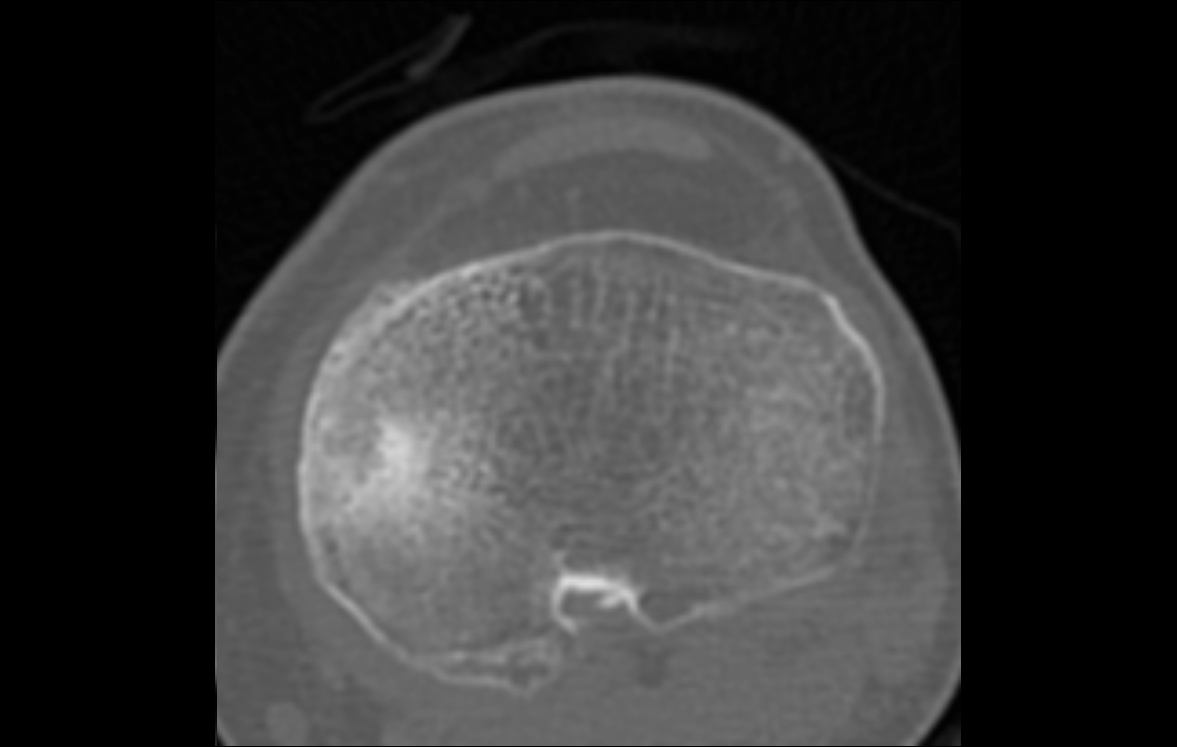
%> input picture code/tibia_UI/image processing/gray2density/gray.jpg, 1177 x 747 px
$ octave gray2density.m   (GNU Octave 9; MATLAB toolbox functions it lacks are replaced by stand-ins)
%> lines starting %> are read from the running program, lines starting %| are printed output that depends on the picture; in (x1, y1, x2, y2) boxes, pixels count from 0 and x2, y2 are one past the last pixel; in counts of white or black regions, pixels touching at a corner belong together; the program's own positions count from 1
clc;
clear all;

legendRGB = uint8([  0   0 193
    0  42 255
    0 241 255
    0 218  71
    127 229   0
    255 213   0
    255  97   0
    255  0    0
    193  0    0
    153  0    0]);
sampleRGB = imread('gray.jpg');
%> sampleRGB is the input picture: size 747x1177x3 uint8; min 0, max 222, mean 53.8
outputRGB = sampleRGB;
sampleGV = rgb2gray(sampleRGB);
figure(1);
imshow(sampleGV);
edge = edge(sampleGV,'roberts');
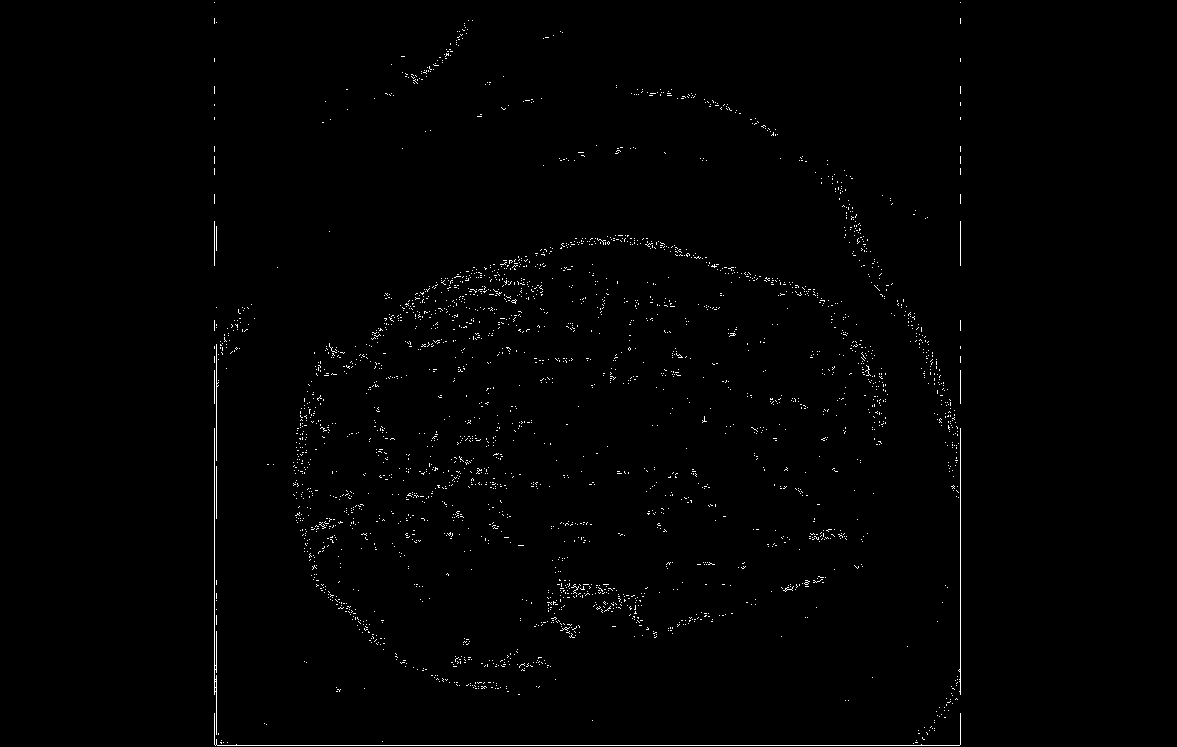
%> edge: size 747x1177 logical; 0.83% white in thin lines or dots, all inside (x1, y1, x2, y2) = (214, 2, 961, 746)
figure(2);
imshow(edge);
density = 114+.916*double(sampleGV)/255*2674;
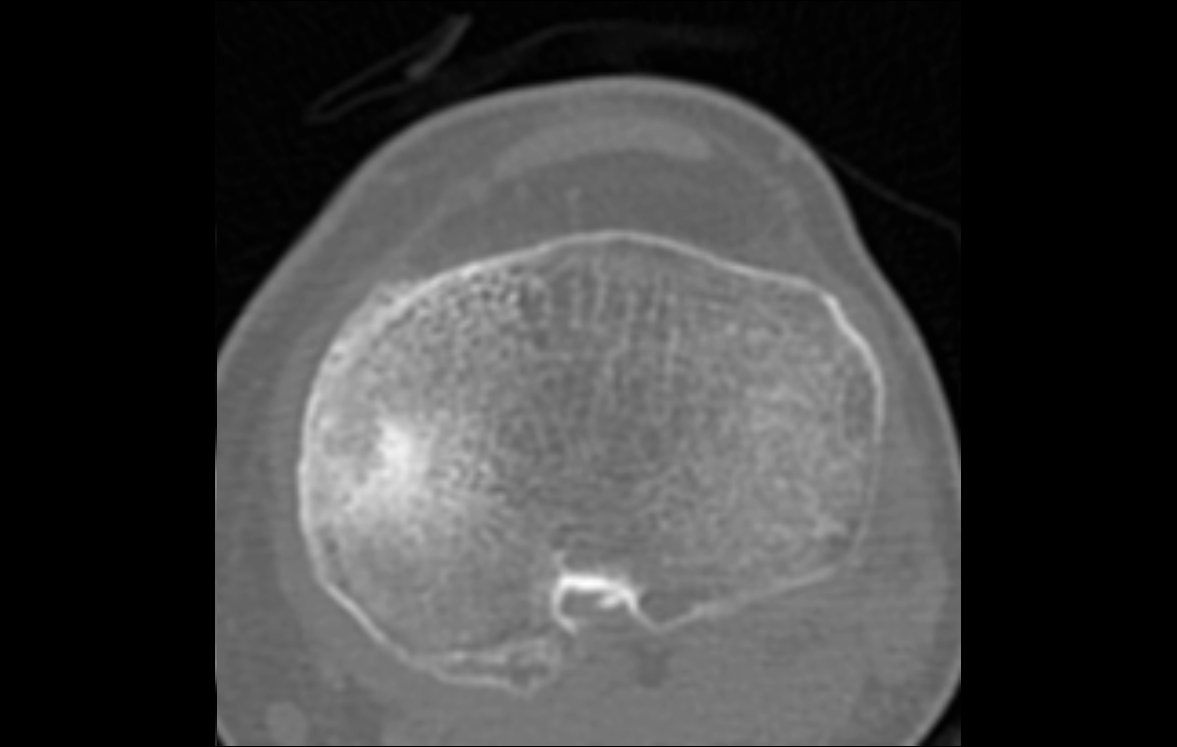
%> density: size 747x1177 double; min 114, max 2246.4, mean 630.6; drawn with min black and max white

level = round((density - 950)/200)+1;
for m = 1:size(density,1)
    for n = 1:size(density,2)
        if level(m,n) >= 1
            outputRGB(m,n,:) = legendRGB(level(m,n),:);
        end
        if level(m,n) < 0
            outputRGB(m,n,:) = [255 255 255];
        end
    end
end
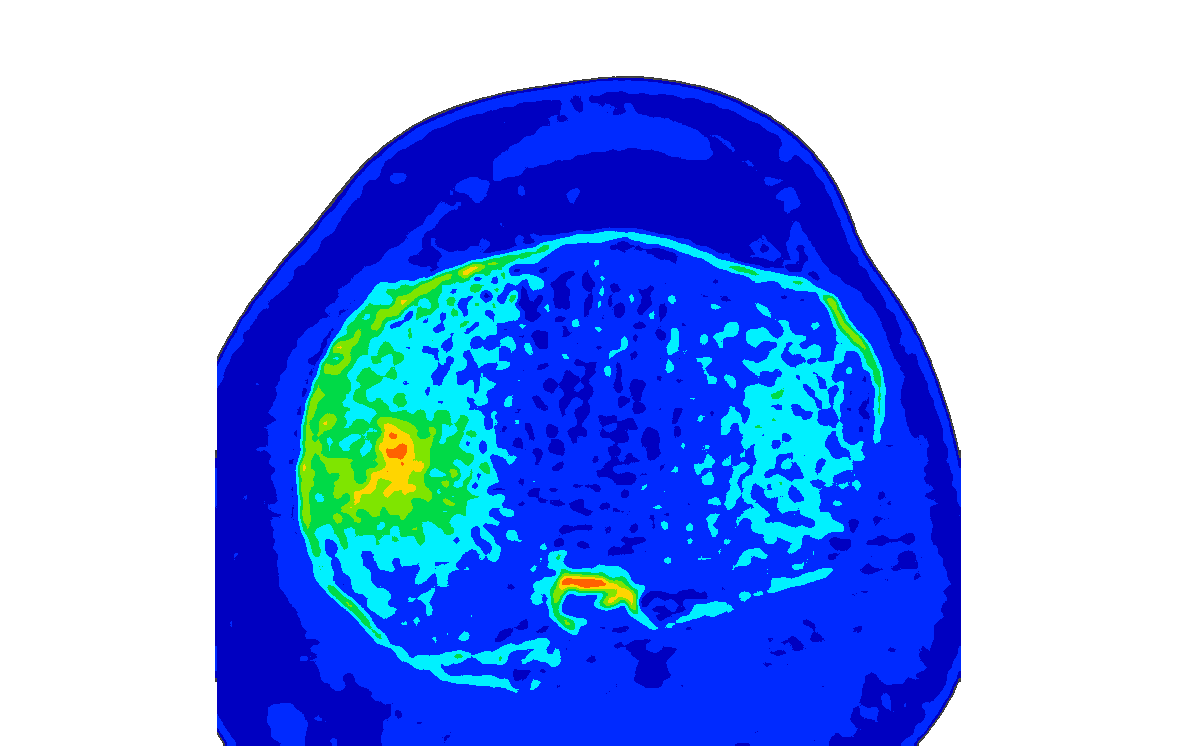
%> outputRGB: size 747x1177x3 uint8; mean R, G, B 132.6, 164, 238.7
figure(3);
imshow(outputRGB);
